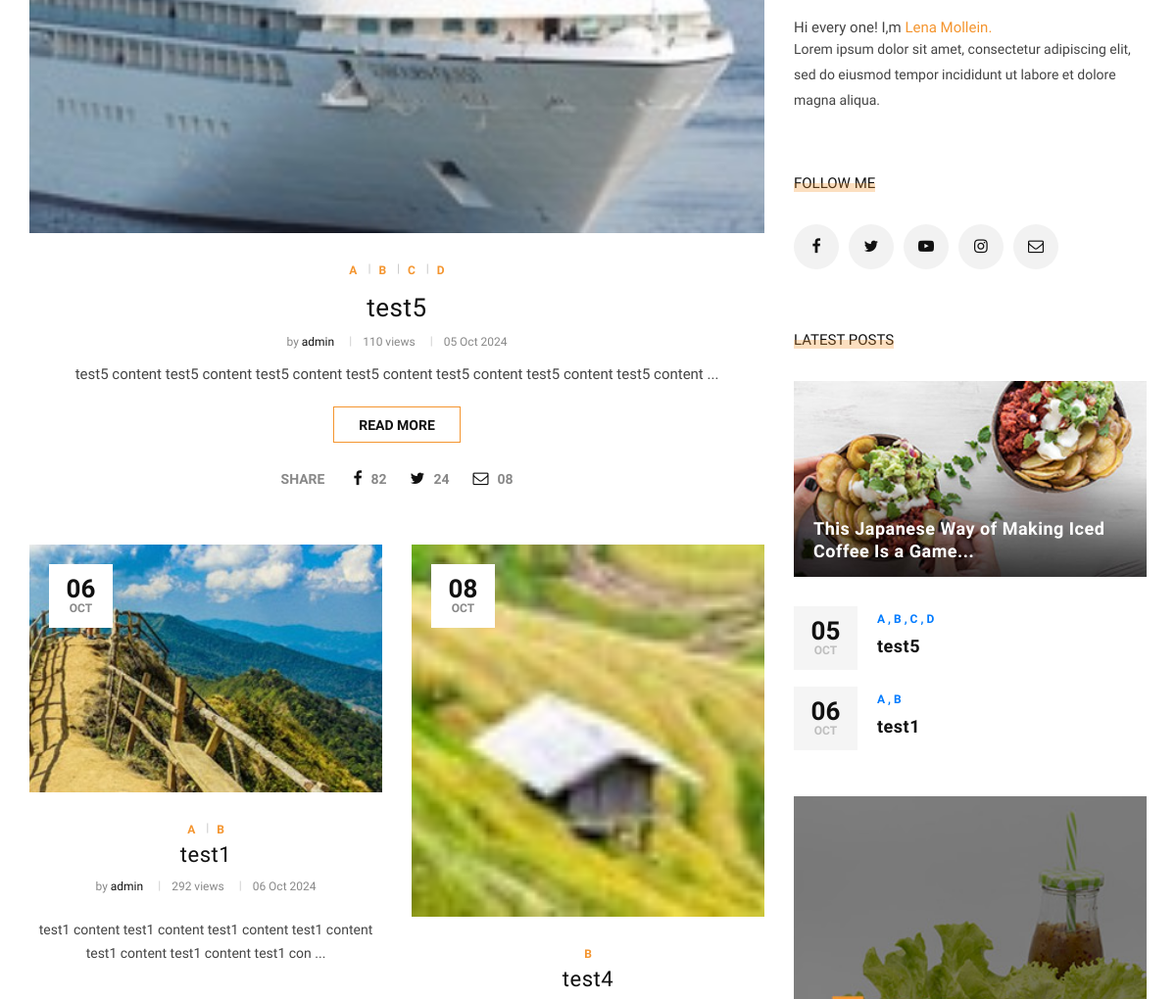
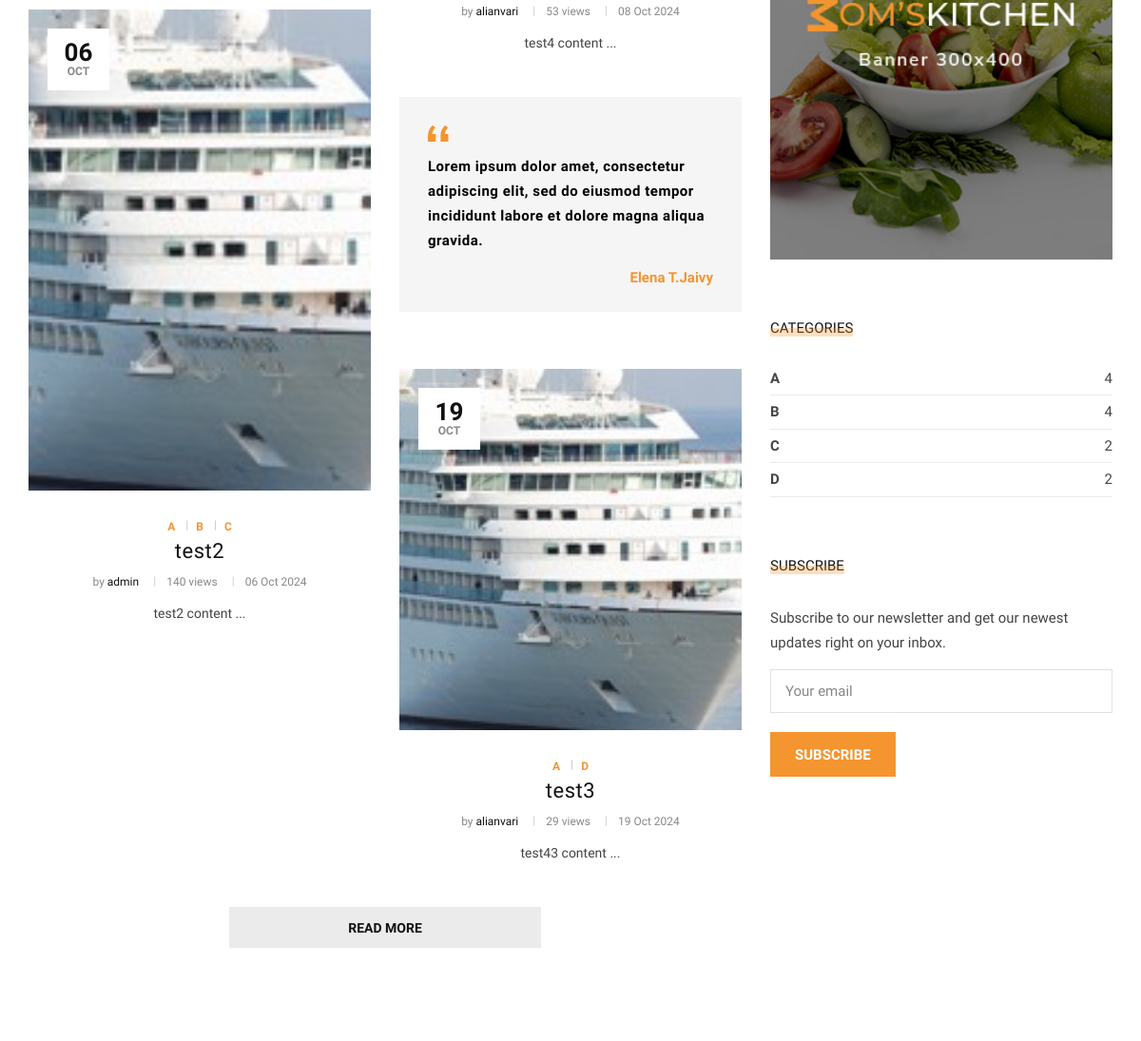
The app's page / (middle part), older data (2 pictures, top to bottom).
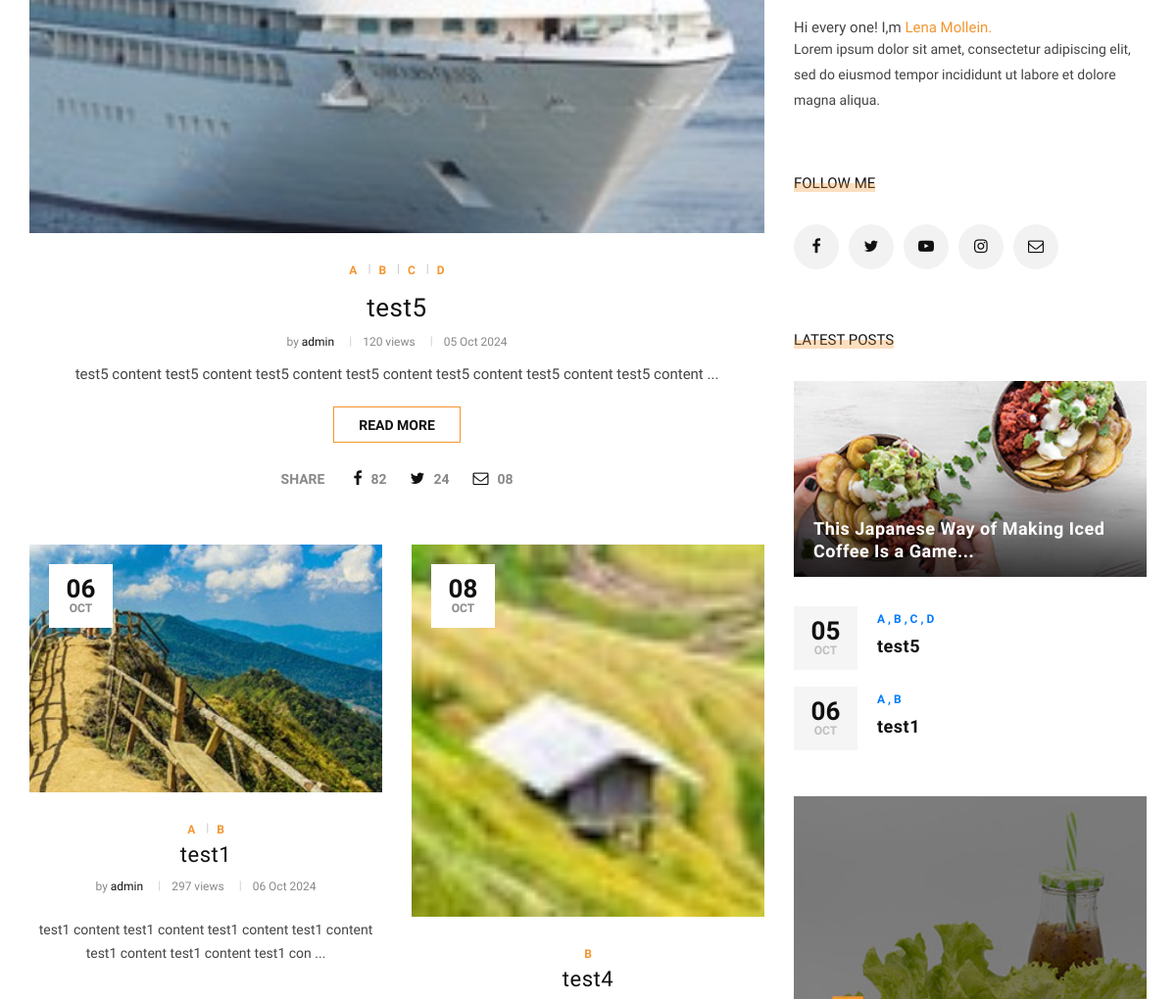
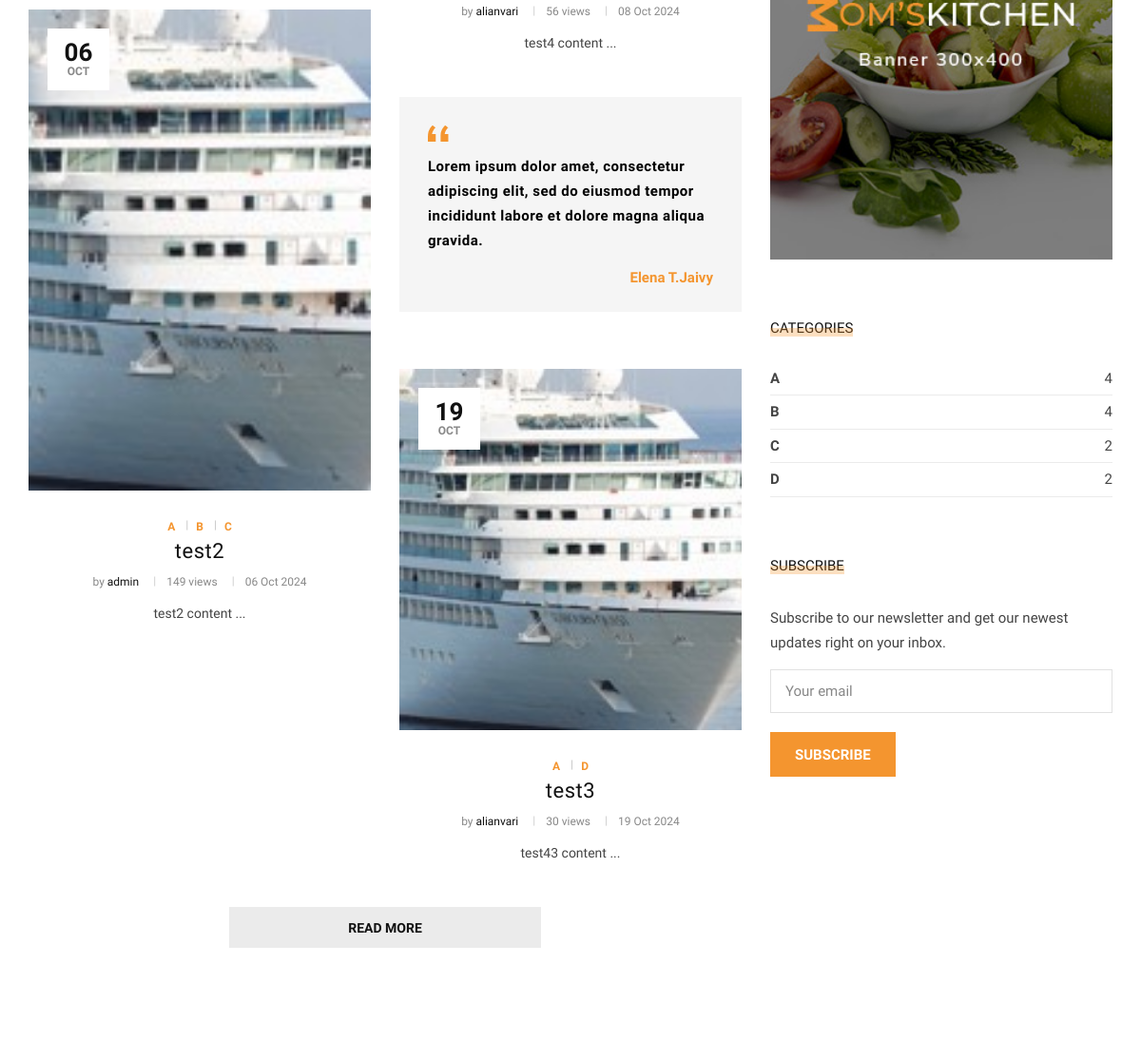
The same page, newer data (2 pictures, top to bottom).
### blog/models.py (models this page shows, shortened)
class Post(models.Model):
    image = models.ImageField(upload_to = 'blog/', default = 'blog/default.jpg')
    author = models.ForeignKey(User,on_delete = models.SET_NULL,null = True)
    title = models.CharField(max_length=255)
    content = models.TextField()
    tags = TaggableManager()
    category = models.ManyToManyField(Category)
    counted_views = models.IntegerField(default=0)
    status = models.BooleanField(default=False)
    login_require = models.BooleanField(default=False)
    published_date = models.DateTimeField(null=True)
    created_date = models.DateTimeField(auto_now_add=True)
    updated_date = models.DateTimeField(auto_now=True)
    class Meta:
        ordering = ['id']

### website/views.py (the view)
# urls.py: path('',index_view,name='index'),
def index_view(request):
    return render(request,'website/index2.html')

### blog/models.py (called while the page is built)
    def __str__(self):
        return self.name

### blog/templatetags/blog_tags.py (called while the page is built)
@register.inclusion_tag('blog/blog_latestposts.html')
def latestposts():
    posts = Post.objects.filter(published_date__lte = timezone.now(),status=1).order_by('published_date')[:2]
    return {'posts':posts}

@register.inclusion_tag('blog/blog_postcategories.html')
def postcategories():
    posts = Post.objects.filter(published_date__lte = timezone.now(),status=1)
    categories = Category.objects.all()
    cat_dict = {}
    for name in categories:
        cat_dict[name] = posts.filter(category=name).count()
    return {'categories':cat_dict}

### website/templatetags/website_tags.py (called while the page is built)
@register.filter
def snippet(value,arg):
    return value[:arg]

@register.inclusion_tag('website/website-latestposts.html')
def latestposts2():
    posts = Post.objects.filter(published_date__lte = timezone.now(),status=1).order_by('published_date')[:6]
    return {'posts':posts}

### mysite/templates/website/index2.html (shortened to what this page needs)
{% extends 'base2.html' %}
{% load static %}
{% load website_tags %}
{% load blog_tags %}
{% block content %}
    <section class="categories spad">
        <div class="categories__post">
            <div class="container">
                <div class="row">
                    <div class="col-lg-8 col-md-8">
                        {% latestposts2 %}
                    </div>
                    <div class="col-lg-4 col-md-4">
                        <div class="sidebar__item">
                            {%include 'blog/blog_writer.html'%}
                            <div class="sidebar__follow__item">
                                <div class="sidebar__item__title">
                                    <h6>Follow me</h6>
                                </div>
                                <div class="sidebar__item__follow__links">
                                    <a href="#"><i class="fa fa-facebook"></i></a>
                                    <a href="#"><i class="fa fa-twitter"></i></a>
                                    <a href="#"><i class="fa fa-youtube-play"></i></a>
                                    <a href="#"><i class="fa fa-instagram"></i></a>
                                    <a href="#"><i class="fa fa-envelope-o"></i></a>
                                </div>
                            </div>
                            {% latestposts %}
                            <div class="sidebar__item__banner">
                                <img src="{% static "template2/img/sidebar/banner.jpg" %}" alt="">
                            </div>
                            {% postcategories %}
                            <div class="sidebar__subscribe__item">
                                <div class="sidebar__item__title">
                                    <h6>Subscribe</h6>
                                </div>
                                {% include 'website/website-subscribe.html' %}
                            </div>
                        </div>
                    </div>
                </div>
            </div>
        </div>
    </section>
{% endblock %}

### mysite/templates/website/website-latestposts.html (shortened to what the changed rows need)
{% load static %}
{% load website_tags %}
<div class="categories__post__item categories__post__item--large">
    <div class="categories__post__item__text">
        <ul class="post__label--large">
            {% for cat in posts.0.category.all %}
            <li>
            </li>
            {% endfor %}
        </ul>
        <h3><a href="#">{{posts.0.title}}</a></h3>
        <ul class="post__widget">
            <li>by <span>{{posts.0.author}}</span></li>
            <li>{{posts.0.counted_views}} views</li>
            <li>{{posts.0.published_date|date:'d M Y'}}</li>
        </ul>
        <p>{{posts.0.content|snippet:100|safe}} ...</p>
        <a href="{% url "blog:blog_single" pid=posts.0.id %}" class="primary-btn">Read more</a>
        <div class="post__social">
            <span>Share</span>
            <a href="#"><i class="fa fa-facebook"></i> <span>82</span></a>
            <a href="#"><i class="fa fa-twitter"></i> <span>24</span></a>
            <a href="#"><i class="fa fa-envelope-o"></i> <span>08</span></a>
        </div>
    </div>
</div>
<div class="row">
    <div class="col-lg-6 col-md-6 col-sm-6">
        <div class="categories__post__item">
            <div class="categories__post__item__pic small__item set-bg"
                data-setbg={{posts.1.image.url}}>
                <div class="post__meta">
                    <h4>{{posts.1.published_date|date:'d'}}</h4>
                    <span>{{posts.1.published_date|date:'M'}}</span>
                </div>
            </div>
            <div class="categories__post__item__text">
                <h3><a href="{% url "blog:blog_single" pid=posts.1.id %}">{{posts.1.title}}</a></h3>
                <ul class="post__widget">
                    <li>by <span>{{posts.1.author}}</span></li>
                    <li>{{posts.1.counted_views}} views</li>
                    <li>{{posts.1.published_date|date:'d M Y'}}</li>
                </ul>
                <p>{{posts.1.content|snippet:100|safe}} ...</p>
            </div>
        </div>
        <div class="categories__post__item">
            <div class="categories__post__item__pic set-bg"
                data-setbg={{posts.2.image.url}}>
                <div class="post__meta">
                    <h4>{{posts.2.published_date|date:'d'}}</h4>
                    <span>{{posts.2.published_date|date:'M'}}</span>
                </div>
            </div>
            <div class="categories__post__item__text">
                <ul class="post__label--large">
                    {% for cat in posts.2.category.all %}
                    <li>
                    </li>
                    {% endfor %}
                </ul>
                <h3><a href="{% url "blog:blog_single" pid=posts.2.id %}">{{posts.2.title}}</a></h3>
                <ul class="post__widget">
                    <li>by <span>{{posts.2.author}}</span></li>
                    <li>{{posts.2.counted_views}} views</li>
                    <li>{{posts.2.published_date|date:'d M Y'}}</li>
                </ul>
                <p>{{posts.2.content|snippet:100|safe}} ...</p>
            </div>
        </div>
    </div>
    <div class="col-lg-6 col-md-6 col-sm-6">
        <div class="categories__post__item">
            <div class="categories__post__item__pic smaller__large set-bg"
                data-setbg={{posts.3.image.url}}>
                <div class="post__meta">
                    <h4>{{posts.3.published_date|date:'d'}}</h4>
                    <span>{{posts.3.published_date|date:'M'}}</span>
                </div>
            </div>
            <div class="categories__post__item__text">
                <ul class="post__label--large">
                    {% for cat in posts.3.category.all %}
                    <li>
                    </li>
                    {% endfor %}
                </ul>
                <h3><a href="{% url "blog:blog_single" pid=posts.3.id %}">{{posts.3.title}}</a>
                </h3>
                <ul class="post__widget">
                    <li>by <span>{{posts.3.author}}</span></li>
                    <li>{{posts.3.counted_views}} views</li>
                    <li>{{posts.3.published_date|date:'d M Y'}}</li>
                </ul>
                <p>{{posts.3.content|snippet:100|safe}} ...</p>
            </div>
        </div>
        <div class="categories__post__item">
            <div class="categories__post__item__pic smaller__large set-bg"
                data-setbg={{posts.4.image.url}}>
                <div class="post__meta">
                    <h4>{{posts.4.published_date|date:'d'}}</h4>
                    <span>{{posts.4.published_date|date:'M'}}</span>
                </div>
            </div>
            <div class="categories__post__item__text">
                <ul class="post__label--large">
                    {% for cat in posts.4.category.all %}
                    <li>
                    </li>
                    {% endfor %}
                </ul>
                <h3><a href="{% url "blog:blog_single" pid=posts.4.id %}">{{posts.4.title}}</a></h3>
                <ul class="post__widget">
                    <li>by <span>{{posts.4.author}}</span></li>
                    <li>{{posts.4.counted_views}} views</li>
                    <li>{{posts.4.published_date|date:'d M Y'}}</li>
                </ul>
                <p>{{posts.4.content|snippet:100|safe}} ...</p>
            </div>
        </div>
    </div>
</div>

### mysite/templates/blog/blog_latestposts.html (shortened to what this page needs)
{% load static %}
<div class="sidebar__feature__item">
    <div class="sidebar__item__title">
        <h6>Latest Posts</h6>
    </div>
    <div class="sidebar__feature__item__large set-bg"
        data-setbg="{% static "template2/img/sidebar/feature-post.jpg" %}">
        <div class="sidebar__feature__item__large--text">
            <h5><a href="#">This Japanese Way of Making Iced Coffee Is a Game...</a>
            </h5>
        </div>
    </div>
    <div class="sidebar__feature__item__list">
        {% for post in posts %}
        <div class="sidebar__feature__item__list__single">
            <div class="post__meta">
                <h4>{{post.published_date|date:'d'}}</h4>
                <span>{{post.published_date|date:'M'}}</span>
            </div>
            <div class="post__text">
                <span>
                    {% for cat in post.category.all %}
                    <a href="{% url "blog:category" cat_name=cat.name %}">{{cat.name}} {%if not forloop.last%} , {%endif%}</a>
                    {% endfor %}
                </span>
                <h5><a href="{% url "blog:blog_single" pid=post.id %}">{{post.title}}</a></h5>
            </div>
        </div>
        {% endfor %}
    </div>
</div>

Row changes from the older to the newer data that the page shows:
changed Post "test5": counted_views "110" → "120"
changed Post "test1": counted_views "292" → "297"
changed Post "test2": counted_views "140" → "149"
changed Post "test4": counted_views "53" → "56"
changed Post "test3": counted_views "29" → "30"
